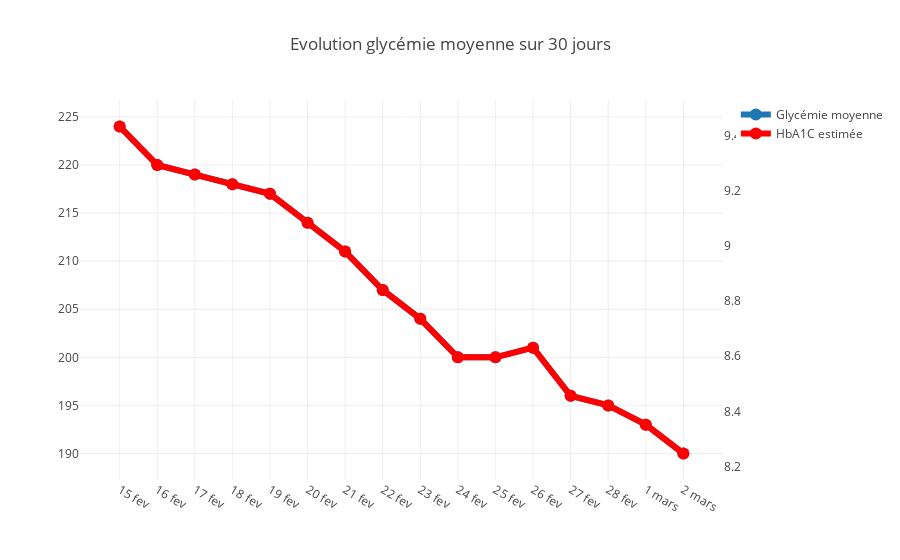

Write notebook code for a chart like this one.
### Code cell
labels = [str(date.day)+ ' ' + monthd[date.month] for date in gc.date]
tickvals = gc.date
layout = go.Layout(
    title='Evolution glycémie moyenne sur 30 jours',
    xaxis=go.layout.XAxis(
        ticktext=labels,
        tickvals=tickvals
    ),
    yaxis2= dict(
        overlaying='y',
        side='right',
        showgrid=False,
    )
)
data = [
    go.Scatter(
        x=gc.date, 
        y=gc.gluc,
        name='Glycémie moyenne',
        marker=dict(
         size=12),
        line=dict(
        width=6)
    ),
    go.Scatter(
        x=gc.date, 
        y=hb,
        name='HbA1C estimée',
        yaxis='y2',
        marker=dict(
         color='red',
         size=12),
        line=dict(
         color='red',    
         width=6)
    ),
        
]
fig = go.Figure(data, layout)

iplot(fig, filename='tickvals-and-ticktext')

### Figure 1 — Plotly figure (JSON) as saved in the notebook; plotly's stock layout.template omitted (floating-point values rounded to 4 significant figures)
{"data": [{"line": {"width": 6}, "marker": {"size": 12}, "name": "Glycémie moyenne", "type": "scatter", "uid": "48c24783-8cb8-4fe1-abe5-176bcaa5d975", "x": ["2019-02-14 23:00:00", "2019-02-15 23:00:00", "2019-02-16 23:00:00", "2019-02-17 23:00:00", "2019-02-18 23:00:00", "2019-02-19 23:00:00", "2019-02-20 23:00:00", "2019-02-21 23:00:00", "2019-02-22 23:00:00", "2019-02-23 23:00:00", "2019-02-24 23:00:00", "2019-02-25 23:00:00", "2019-02-26 23:00:00", "2019-02-27 23:00:00", "2019-02-28 23:00:00", "2019-03-01 23:00:00"], "y": [224, 220, 219, 218, 217, 214, 211, 207, 204, 200, 200, 201, 196, 195, 193, 190]}, {"line": {"color": "red", "width": 6}, "marker": {"color": "red", "size": 12}, "name": "HbA1C estimée", "type": "scatter", "uid": "62f18e16-9848-453e-83ba-cbec496b1699", "x": ["2019-02-14 23:00:00", "2019-02-15 23:00:00", "2019-02-16 23:00:00", "2019-02-17 23:00:00", "2019-02-18 23:00:00", "2019-02-19 23:00:00", "2019-02-20 23:00:00", "2019-02-21 23:00:00", "2019-02-22 23:00:00", "2019-02-23 23:00:00", "2019-02-24 23:00:00", "2019-02-25 23:00:00", "2019-02-26 23:00:00", "2019-02-27 23:00:00", "2019-02-28 23:00:00", "2019-03-01 23:00:00"], "y": [9.432, 9.293, 9.258, 9.223, 9.188, 9.084, 8.979, 8.84, 8.735, 8.596, 8.596, 8.631, 8.456, 8.422, 8.352, 8.247], "yaxis": "y2"}], "layout": {"title": {"text": "Evolution glycémie moyenne sur 30 jours"}, "xaxis": {"ticktext": ["15 fev", "16 fev", "17 fev", "18 fev", "19 fev", "20 fev", "21 fev", "22 fev", "23 fev", "24 fev", "25 fev", "26 fev", "27 fev", "28 fev", "1 mars", "2 mars"], "tickvals": ["2019-02-14 23:00:00", "2019-02-15 23:00:00", "2019-02-16 23:00:00", "2019-02-17 23:00:00", "2019-02-18 23:00:00", "2019-02-19 23:00:00", "2019-02-20 23:00:00", "2019-02-21 23:00:00", "2019-02-22 23:00:00", "2019-02-23 23:00:00", "2019-02-24 23:00:00", "2019-02-25 23:00:00", "2019-02-26 23:00:00", "2019-02-27 23:00:00", "2019-02-28 23:00:00", "2019-03-01 23:00:00"]}, "yaxis2": {"overlaying": "y", "showgrid": false, "side": "right"}}}
